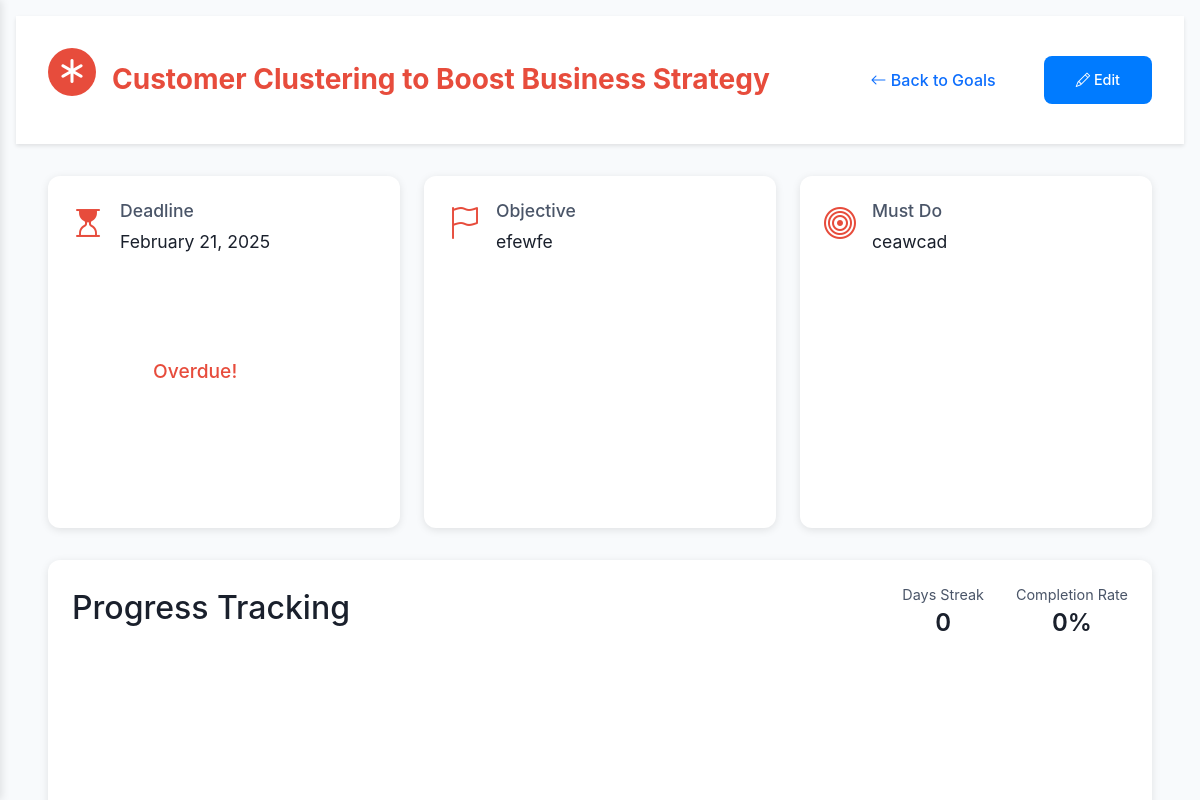
The page /goals/1 on the database its author committed.
### models.py (models this page shows)
class Goal(db.Model):
    id = db.Column(db.Integer, primary_key=True)
    title = db.Column(db.String(100), nullable=False)
    deadline = db.Column(db.DateTime, nullable=False)
    objectives = db.Column(db.Text, nullable=False)
    must_do = db.Column(db.Text, nullable=False)
    created_at = db.Column(db.DateTime, default=datetime.utcnow)
    last_updated = db.Column(db.DateTime, default=datetime.utcnow, onupdate=datetime.utcnow)
    progress = db.Column(db.Integer, default=0)  # Overall progress percentage
    works_well_items = db.relationship('WorksWellItem', backref='goal', lazy=True)
    needs_change_items = db.relationship('NeedsChangeItem', backref='goal', lazy=True)
    progress_updates = db.relationship('GoalProgress', backref='goal', lazy=True)
    checkins = db.relationship('DailyCheckin', backref='goal', lazy=True)

### appV2.py (the view)
@app.route('/goals/<int:goal_id>')
def goal_detail(goal_id):
    goal = Goal.query.get_or_404(goal_id)
    works_well = WorksWellItem.query.filter_by(goal_id=goal_id).all()
    needs_change = NeedsChangeItem.query.filter_by(goal_id=goal_id).all()
    return render_template('goal_detail.html', goal=goal, works_well=works_well, needs_change=needs_change)

### templates/goal_detail.html (shortened to what this page needs)
{% extends "base.html" %}
{% block content %}
<div class="goal-detail-page">
    <header class="goal-header">
        <div class="header-content">
            <div class="logo-section">
                <div class="goal-logo">
                    <i class="bi bi-asterisk"></i>
                </div>
                <h1 id="goalTitle">{{ goal.title }}</h1>
            </div>
            <div class="header-actions">
                <button class="btn btn-outline-primary" onclick="history.back()">
                    <i class="bi bi-arrow-left"></i> Back to Goals
                </button>
                <button class="btn btn-primary" onclick="editGoal({{ goal.id }})">
                    <i class="bi bi-pencil"></i> Edit
                </button>
            </div>
        </div>
    </header>
    <div class="goal-content">
        <div class="goal-info-section">
            <div class="info-card deadline-info">
                <i class="bi bi-hourglass-top"></i>
                <div class="info-content">
                    <h3>Deadline</h3>
                    <p id="goalDeadline">{{ goal.deadline.strftime('%B %d, %Y') }}</p>
                    <div class="timer-display" id="countdown" data-deadline="{{ goal.deadline.isoformat() }}">
                    </div>
                </div>
            </div>
            <div class="info-card objective-info">
                <i class="bi bi-flag"></i>
                <div class="info-content">
                    <h3>Objective</h3>
                    <p id="goalObjective">{{ goal.objectives }}</p>
                </div>
            </div>
            <div class="info-card must-do-info">
                <i class="bi bi-bullseye"></i>
                <div class="info-content">
                    <h3>Must Do</h3>
                    <p id="goalMustDo">{{ goal.must_do }}</p>
                </div>
            </div>
        </div>
        <div class="progress-section">
            <div class="progress-header">
                <h2>Progress Tracking</h2>
                <div class="progress-stats">
                    <div class="stat-item">
                        <span class="stat-label">Days Streak</span>
                        <span class="stat-value" id="daysStreak">0</span>
                    </div>
                    <div class="stat-item">
                        <span class="stat-label">Completion Rate</span>
                        <span class="stat-value" id="completionRate">0%</span>
                    </div>
                </div>
            </div>
            <div class="progress-chart" id="progressChart">
            </div>
        </div>
    </div>
</div>
{% endblock %}

### static/css/style.css (style rules this page uses)
:root { --primary-red: #e74c3c; --dark-red: #c0392b; --bg-grey: #f8fafc; --card-grey: #ffffff; --task-grey: #ffffff; --text-dark: #1a202c; --text-light: #4a5568; --border-color: #e2e8f0; }
html, body { height: 100%; width: 100%; margin: 0; padding: 0; background-color: var(--bg-grey); color: var(--text-dark); font-family: 'Inter', -apple-system, BlinkMacSystemFont, 'Segoe UI', Roboto, sans-serif; overflow: hidden; }
h1 { color: var(--primary-red); font-weight: bold; font-size: 1.75rem; margin: 0; text-align: center; }
.btn-primary, .btn-secondary { padding: 0.5rem 1rem; border-radius: 8px; font-size: 0.9rem; font-weight: 500; transition: all 0.3s ease; }
.btn-primary { background-color: var(--primary-red); border-color: var(--primary-red); color: white; }
.header-content { text-align: center; position: relative; }
.header-content { display: flex; justify-content: space-between; align-items: center; max-width: 1400px; margin: 0 auto; }
.stat-value { font-size: 1.5rem; font-weight: 600; color: #2d3748; }
.stat-label { color: #718096; font-size: 0.875rem; }
.goal-logo { color: #e74c3c; font-size: 2.5rem; margin-bottom: 1rem; }
.timer-display { background: white; border-radius: 12px; padding: 1.5rem; text-align: center; font-size: 1.25rem; margin: 2rem 0; box-shadow: 0 2px 8px rgba(0,0,0,0.1); }
.timer-display { height: 70%; margin: 0; display: flex; flex-direction: column; align-items: center; justify-content: center; background: transparent; position: relative; box-shadow: none; }
.timer-display { position: relative; margin: 2rem 0; height: 200px; display: flex; flex-direction: column; align-items: center; justify-content: center; }
.btn { padding: 0.5rem 1.5rem; border-radius: 0.5rem; border: none; font-weight: 500; cursor: pointer; transition: all 0.2s ease; }
.btn-primary { background-color: #007bff; color: white; }
.btn { padding: 0.75rem 2rem; border-radius: 0.5rem; border: none; font-weight: 500; cursor: pointer; transition: all 0.2s ease; }
.goal-detail-page { min-height: 100vh; background: #f8fafc; padding-bottom: 2rem; }
.goal-header { background: white; padding: 2rem; box-shadow: 0 2px 4px rgba(0,0,0,0.1); }
.header-content { max-width: 1200px; margin: 0 auto; display: flex; justify-content: space-between; align-items: center; }
.logo-section { display: flex; align-items: center; gap: 1rem; }
.goal-logo { width: 48px; height: 48px; background: var(--primary-red); border-radius: 50%; display: flex; align-items: center; justify-content: center; color: white; font-size: 1.5rem; }
.header-actions { display: flex; gap: 1rem; }
.goal-content { max-width: 1200px; margin: 2rem auto; padding: 0 2rem; display: grid; gap: 2rem; }
.goal-info-section { display: grid; grid-template-columns: repeat(auto-fit, minmax(300px, 1fr)); gap: 1.5rem; }
.info-card { background: white; border-radius: 12px; padding: 1.5rem; box-shadow: 0 2px 8px rgba(0,0,0,0.1); display: flex; gap: 1rem; }
.info-card i { font-size: 2rem; color: var(--primary-red); }
.info-content h3 { margin: 0 0 0.5rem 0; font-size: 1.1rem; color: var(--text-light); }
.info-content p { margin: 0; color: var(--text-dark); font-size: 1.1rem; }
.timer-display { margin-top: 1rem; font-size: 1.2rem; font-weight: 500; color: var(--primary-red); }
.progress-section { background: white; border-radius: 12px; padding: 1.5rem; box-shadow: 0 2px 8px rgba(0,0,0,0.1); }
.progress-header { display: flex; justify-content: space-between; align-items: center; margin-bottom: 1.5rem; }
.progress-stats { display: flex; gap: 2rem; }
.stat-item { text-align: center; }
.stat-label { display: block; font-size: 0.9rem; color: var(--text-light); }
.stat-value { font-size: 1.5rem; font-weight: 600; color: var(--text-dark); }
.progress-chart { height: 300px; }

### rows shown on the page
Goal: title "Customer Clustering to Boost Business Strategy", deadline "February 21, 2025", objectives "efewfe", must_do "ceawcad"
